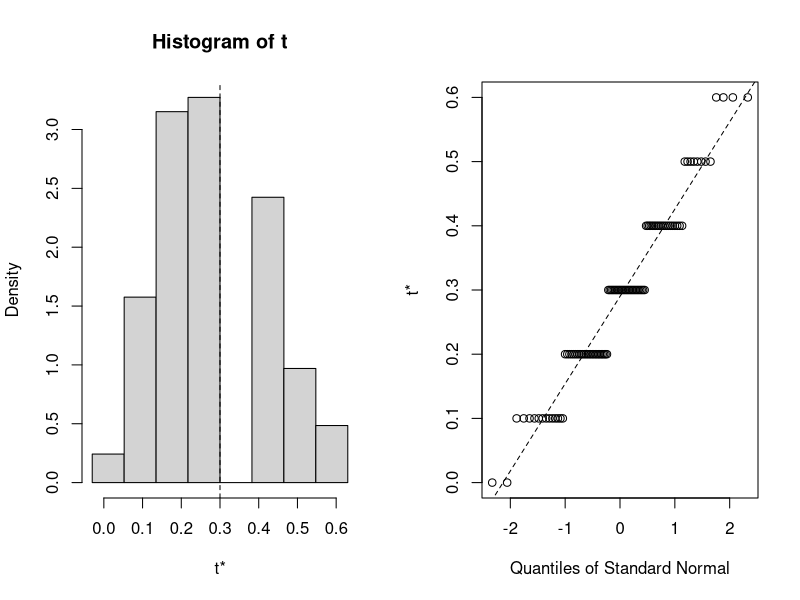

The R script that drew this image:
## ---- chunk 1
library(boot)
coin <- sample(0:1, 10, replace = TRUE)
b_mean <- function(x, i) mean(x[i], trim = 0)
coin_mean <- boot(coin,
    statistic = b_mean, R = 100)
plot(coin_mean)
boot.ci(coin_mean)
